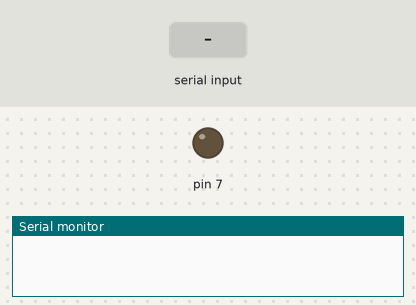
Bench run of a sketch on a simulated Arduino Uno, built with avr-gcc and run on an emulated ATmega328P. On the bench: output pins drawn as LEDs (lit = HIGH), the last lines printed to the serial monitor. The test bench sets the inputs (shaded band).

Above: at 1.2 s.
1.3 s: "1" received over Serial
At 1.7 s:
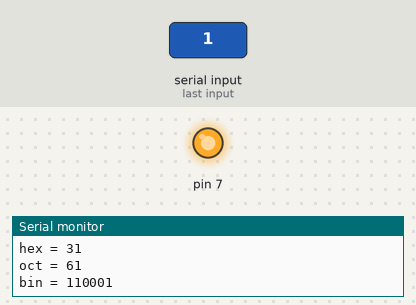
2.8 s: "0" received over Serial
At 4.0 s:
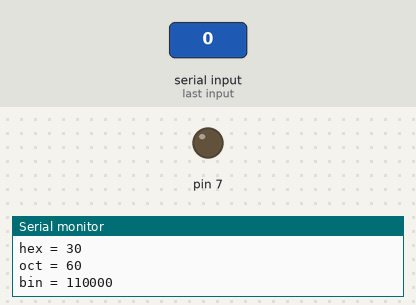
Timing chart, 0 to 5.8 s (numbered marks = the images above; inputs shaded):
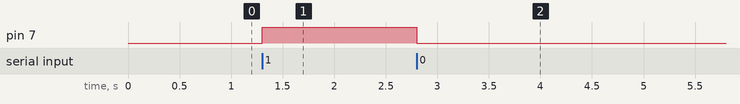

Measured:
- after the input at 1.3 s, pin 7: LOW → HIGH at once
- after the input at 2.8 s, pin 7: HIGH → LOW at once

The sketch:

X_BEE_test.ino
```cpp
int inputVal;


void setup() {
 Serial.begin(115200);
 pinMode(7, OUTPUT);
}

void loop() {
  if (Serial.available() > 0) {
            // read the incoming byte:
            inputVal = Serial.read();
                //potVal = (int) inputVal;
            if(inputVal == 49){
              digitalWrite(7, HIGH);
              Serial.println(1, HEX);
            }
            if(inputVal == 48){
              digitalWrite(7, LOW);
            }
            // say what you got:
            Serial.print("I received: ");
            Serial.print("raw = ");
  Serial.println(inputVal);  // print as an ASCII-encoded decimal

  Serial.print("hex = ");
  Serial.println(inputVal, HEX);  // print as an ASCII-encoded hexadecimal

  Serial.print("oct = ");
  Serial.println(inputVal, OCT);  // print as an ASCII-encoded octal

  Serial.print("bin = ");
  Serial.println(inputVal, BIN);  // print as an ASCII-encoded binary

  // delay 10 milliseconds before the next reading:
  delay(0);
      }

}
```
